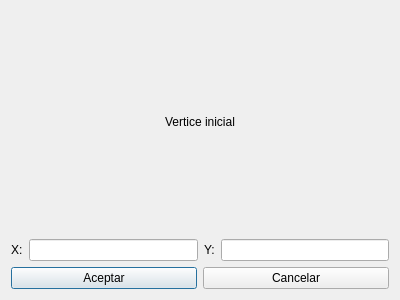
<?xml version="1.0" encoding="UTF-8"?>
<ui version="4.0">
 <class>inicioPos</class>
 <widget class="QDialog" name="inicioPos">
  <property name="windowModality">
   <enum>Qt::ApplicationModal</enum>
  </property>
  <property name="geometry">
   <rect>
    <x>0</x>
    <y>0</y>
    <width>400</width>
    <height>300</height>
   </rect>
  </property>
  <property name="windowTitle">
   <string>Inicio</string>
  </property>
  <layout class="QVBoxLayout" name="verticalLayout_3">
   <item>
    <layout class="QVBoxLayout" name="verticalLayout">
     <property name="sizeConstraint">
      <enum>QLayout::SetDefaultConstraint</enum>
     </property>
     <item>
      <layout class="QHBoxLayout" name="horizontalLayout_3">
       <item>
        <widget class="QLabel" name="label_3">
         <property name="text">
          <string>Vertice inicial</string>
         </property>
         <property name="alignment">
          <set>Qt::AlignCenter</set>
         </property>
        </widget>
       </item>
      </layout>
     </item>
     <item>
      <layout class="QHBoxLayout" name="horizontalLayout">
       <item>
        <widget class="QLabel" name="label">
         <property name="text">
          <string>X:</string>
         </property>
        </widget>
       </item>
       <item>
        <widget class="QLineEdit" name="txtX"/>
       </item>
       <item>
        <widget class="QLabel" name="label_2">
         <property name="text">
          <string>Y:</string>
         </property>
        </widget>
       </item>
       <item>
        <widget class="QLineEdit" name="txtY"/>
       </item>
      </layout>
     </item>
     <item>
      <layout class="QHBoxLayout" name="horizontalLayout_2" stretch="0,0">
       <item>
        <widget class="QPushButton" name="btnAceptar">
         <property name="text">
          <string>Aceptar</string>
         </property>
        </widget>
       </item>
       <item>
        <widget class="QPushButton" name="btnCancelar">
         <property name="text">
          <string>Cancelar</string>
         </property>
        </widget>
       </item>
      </layout>
     </item>
    </layout>
   </item>
  </layout>
 </widget>
 <resources/>
 <connections/>
</ui>
